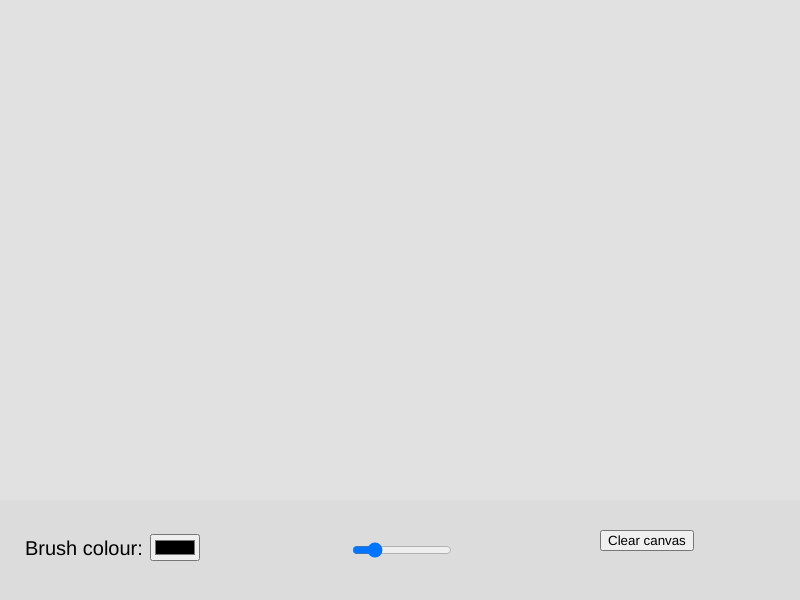
Frame 1 (no input)
Frame 60 (no input): identical to frame 1, image omitted
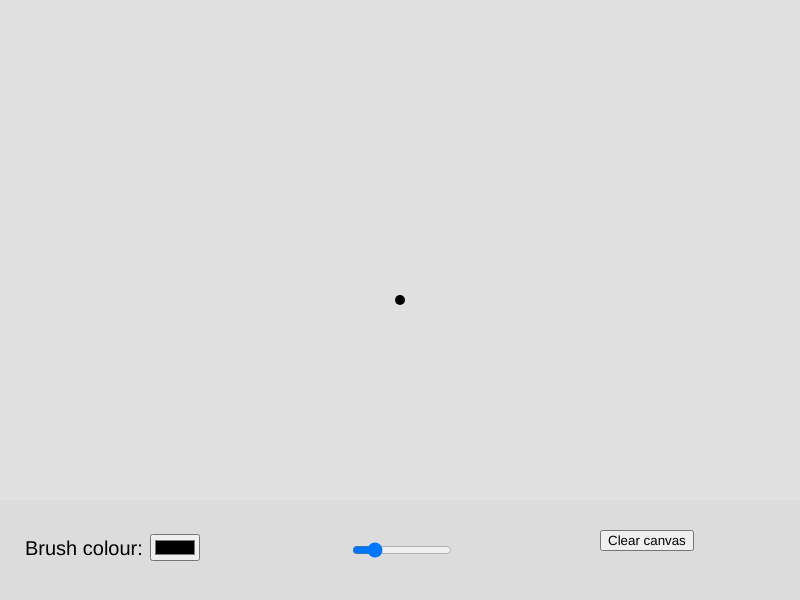
Frame 120 (the mouse pressed at the canvas centre since frame 60)

The p5.js sketch that drew these frames (run headless with seeded random() and noise() and a simulated clock; from frame 60 on, the mouse is pressed at the canvas centre):

// p5.js sketch
// ── sketch.js
function setup(){
    createCanvas(800, 600);
    background(225);
    brushColour = createColorPicker('black');
    brushColour.position(150, 534);


    brushSlider = createSlider(1, 50, 10);
    brushSlider.position(350, 540);
    brushSlider.size(100);

    button = createButton('Clear canvas');
    button.position(600, 530);
    button.mousePressed(clearCanvas);

    
    const container = select("main");
    if (container){
        brushColour.parent(container);
        brushSlider.parent(container);
        button.parent(container);
    }
}

function draw(){
    noStroke();
    fill(220);
    rect(0, 500, width, 100);
    textSize(20);
    fill(0);
    textAlign(CORNER, CORNER);
    text("Brush colour:", 25, 555);


}


function mousePressed(){
    if (mouseY < 500){
        fill(brushColour.value());
        circle(mouseX, mouseY, brushSlider.value());
    }

}

function clearCanvas(){
    background(225);
}
